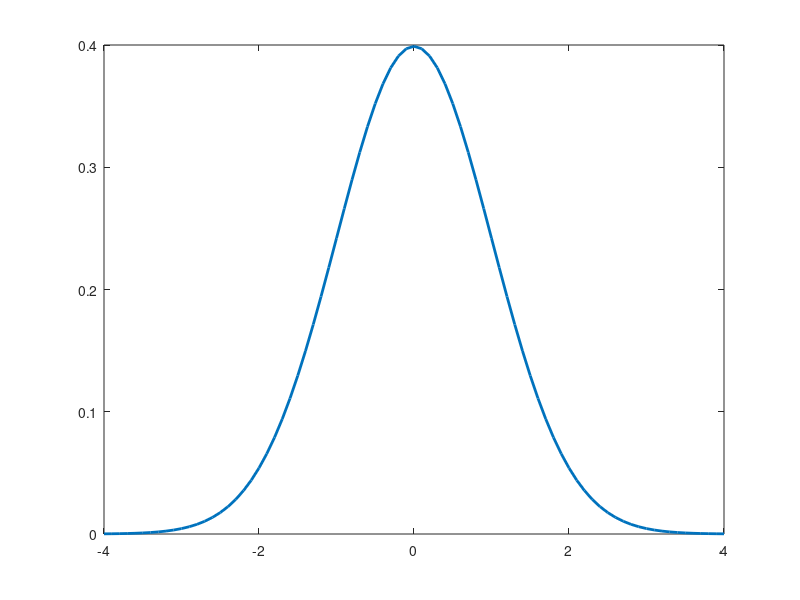

This chart was generated by the following MATLAB code:
% Draw a normal random variable with the following parameters and domain.

%% Parameters of the random variable
mu = 0; 
sigma = 1;

%% Domain of the random variable
x = -4:0.1:4; 

% Compute the Y values of the density function
Y = normpdf(x, mu, sigma); 

%% Plot
plot(x, Y, 'LineWidth', 2);